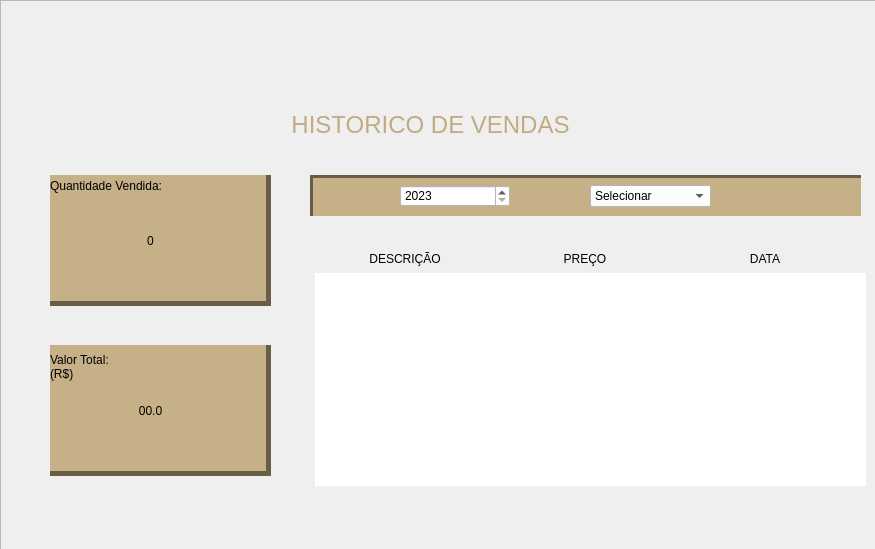
<?xml version="1.0" encoding="UTF-8"?>
<ui version="4.0">
 <class>Form</class>
 <widget class="QWidget" name="Form">
  <property name="geometry">
   <rect>
    <x>0</x>
    <y>0</y>
    <width>875</width>
    <height>549</height>
   </rect>
  </property>
  <property name="minimumSize">
   <size>
    <width>875</width>
    <height>549</height>
   </size>
  </property>
  <property name="maximumSize">
   <size>
    <width>875</width>
    <height>549</height>
   </size>
  </property>
  <property name="windowTitle">
   <string>Form</string>
  </property>
  <widget class="QFrame" name="frame">
   <property name="geometry">
    <rect>
     <x>0</x>
     <y>0</y>
     <width>881</width>
     <height>551</height>
    </rect>
   </property>
   <property name="minimumSize">
    <size>
     <width>881</width>
     <height>551</height>
    </size>
   </property>
   <property name="maximumSize">
    <size>
     <width>881</width>
     <height>551</height>
    </size>
   </property>
   <property name="styleSheet">
    <string notr="true">background-color: qlineargradient(spread:reflect, x1:1, y1:0.000227273, x2:1, y2:1, stop:0 rgba(0, 0, 0, 255), stop:0.605263 rgba(198, 176, 135, 255));
</string>
   </property>
   <property name="frameShape">
    <enum>QFrame::StyledPanel</enum>
   </property>
   <property name="frameShadow">
    <enum>QFrame::Raised</enum>
   </property>
   <widget class="QLabel" name="label">
    <property name="geometry">
     <rect>
      <x>50</x>
      <y>175</y>
      <width>221</width>
      <height>131</height>
     </rect>
    </property>
    <property name="styleSheet">
     <string notr="true">background-color: rgb(198, 176, 135);
border-right: 5 solid rgba(0, 0, 0, 120);
border-bottom: 5 solid rgba(0, 0, 0, 120);

</string>
    </property>
    <property name="text">
     <string/>
    </property>
    <property name="alignment">
     <set>Qt::AlignCenter</set>
    </property>
   </widget>
   <widget class="QLabel" name="label_2">
    <property name="geometry">
     <rect>
      <x>50</x>
      <y>175</y>
      <width>201</width>
      <height>21</height>
     </rect>
    </property>
    <property name="styleSheet">
     <string notr="true">algnment: center;
background:rgba(198, 176, 135, 0);
font: 81 11pt &quot;Rockwell Extra Bold&quot;;</string>
    </property>
    <property name="text">
     <string>Quantidade Vendida:</string>
    </property>
   </widget>
   <widget class="QLabel" name="label_3">
    <property name="geometry">
     <rect>
      <x>50</x>
      <y>345</y>
      <width>221</width>
      <height>131</height>
     </rect>
    </property>
    <property name="styleSheet">
     <string notr="true">background-color: rgb(198, 176, 135);
border-right: 5 solid rgba(0, 0, 0, 120);
border-bottom: 5 solid rgba(0, 0, 0, 120);

</string>
    </property>
    <property name="text">
     <string/>
    </property>
    <property name="alignment">
     <set>Qt::AlignCenter</set>
    </property>
   </widget>
   <widget class="QLabel" name="label_4">
    <property name="geometry">
     <rect>
      <x>50</x>
      <y>345</y>
      <width>89</width>
      <height>43</height>
     </rect>
    </property>
    <property name="styleSheet">
     <string notr="true">algnment: center;
pedding-left: 30;
background:rgba(198, 176, 135, 0);
font: 81 11pt &quot;Rockwell Extra Bold&quot;;</string>
    </property>
    <property name="text">
     <string>Valor Total: 
(R$)</string>
    </property>
   </widget>
   <widget class="QPushButton" name="pushButton">
    <property name="geometry">
     <rect>
      <x>770</x>
      <y>180</y>
      <width>35</width>
      <height>27</height>
     </rect>
    </property>
    <property name="styleSheet">
     <string notr="true">QPushButton {
	color: rgb(255, 255, 255);
	border-radius: 10;
	
	image: url(:/imgs/icons/1608826_search_icon.png);
	background-color: rgb(0,255,0, 0);

	color: rgb(192, 171, 131);
	font: 81 7pt &quot;Rockwell Extra Bold&quot;;
}

QPushButton:pressed {
	background-color: rgb(0, 0, 0, 0.7);


}
</string>
    </property>
    <property name="text">
     <string/>
    </property>
   </widget>
   <widget class="QComboBox" name="comboBox">
    <property name="geometry">
     <rect>
      <x>590</x>
      <y>185</y>
      <width>121</width>
      <height>22</height>
     </rect>
    </property>
    <property name="styleSheet">
     <string notr="true">background-color: rgb(255, 255, 255);</string>
    </property>
    <item>
     <property name="text">
      <string>Selecionar</string>
     </property>
    </item>
    <item>
     <property name="text">
      <string>Janeiro</string>
     </property>
    </item>
    <item>
     <property name="text">
      <string>Fervereiro</string>
     </property>
    </item>
    <item>
     <property name="text">
      <string>Março</string>
     </property>
    </item>
    <item>
     <property name="text">
      <string>Abril</string>
     </property>
    </item>
    <item>
     <property name="text">
      <string>Maio</string>
     </property>
    </item>
    <item>
     <property name="text">
      <string>Junho</string>
     </property>
    </item>
    <item>
     <property name="text">
      <string>Julho</string>
     </property>
    </item>
    <item>
     <property name="text">
      <string>Agosto</string>
     </property>
    </item>
    <item>
     <property name="text">
      <string>Setembro</string>
     </property>
    </item>
    <item>
     <property name="text">
      <string>Outubro</string>
     </property>
    </item>
    <item>
     <property name="text">
      <string>Novembro</string>
     </property>
    </item>
    <item>
     <property name="text">
      <string>Dezembro</string>
     </property>
    </item>
   </widget>
   <widget class="QDateEdit" name="dateEdit">
    <property name="geometry">
     <rect>
      <x>400</x>
      <y>185</y>
      <width>110</width>
      <height>22</height>
     </rect>
    </property>
    <property name="styleSheet">
     <string notr="true">background-color: rgb(255, 255, 255);</string>
    </property>
    <property name="minimumDate">
     <date>
      <year>2023</year>
      <month>1</month>
      <day>1</day>
     </date>
    </property>
    <property name="displayFormat">
     <string>yyyy</string>
    </property>
   </widget>
   <widget class="QLabel" name="label_5">
    <property name="geometry">
     <rect>
      <x>50</x>
      <y>225</y>
      <width>201</width>
      <height>31</height>
     </rect>
    </property>
    <property name="styleSheet">
     <string notr="true">algnment: center;
background:rgba(198, 176, 135, 0);
font: 81 17pt &quot;Rockwell Extra Bold&quot;;</string>
    </property>
    <property name="text">
     <string>0</string>
    </property>
    <property name="alignment">
     <set>Qt::AlignCenter</set>
    </property>
   </widget>
   <widget class="QLabel" name="label_6">
    <property name="geometry">
     <rect>
      <x>50</x>
      <y>395</y>
      <width>201</width>
      <height>31</height>
     </rect>
    </property>
    <property name="styleSheet">
     <string notr="true">algnment: center;
background:rgba(198, 176, 135, 0);
font: 81 17pt &quot;Rockwell Extra Bold&quot;;</string>
    </property>
    <property name="text">
     <string>00.0</string>
    </property>
    <property name="alignment">
     <set>Qt::AlignCenter</set>
    </property>
   </widget>
   <widget class="QLabel" name="label_7">
    <property name="geometry">
     <rect>
      <x>310</x>
      <y>175</y>
      <width>551</width>
      <height>41</height>
     </rect>
    </property>
    <property name="styleSheet">
     <string notr="true">
QLabel {
  background-color: rgb(198, 176, 135);
	font: 81 20pt &quot;Rockwell Extra Bold&quot;;
  	
	border-top: 3px solid rgba(0, 0, 0, 120);
	border-left: 3px solid rgba(0, 0, 0, 120);
}</string>
    </property>
    <property name="text">
     <string/>
    </property>
   </widget>
   <widget class="QTableWidget" name="tableWidget_2">
    <property name="geometry">
     <rect>
      <x>315</x>
      <y>245</y>
      <width>551</width>
      <height>241</height>
     </rect>
    </property>
    <property name="styleSheet">
     <string notr="true">QTableWidget {
    background-color: qlineargradient(spread:reflect, x1:1, y1:0.000227273, x2:1, y2:1, stop:0 rgba(198, 176, 135, 255), stop:0.0157895 rgba(198, 176, 135, 255), stop:0.368421 rgba(125, 111, 85, 255), stop:0.531579 rgba(103, 92, 70, 255), stop:0.878947 rgba(193, 172, 132, 255), stop:1 rgba(99, 88, 67, 255));
    selection-background-color: rgb(198, 176, 135);
    selection-color: black;
    border: none;
font: 81 11pt &quot;Rockwell Extra Bold&quot;;
}

QTableWidget::item:selected {
    background-color: rgb(198, 176, 135);
    color: black;
}

QHeaderView::section {
    background-color: ;
	color: rgb(255, 255, 255);
	color: rgb(158, 140, 108);
    color: black;
    padding: 5px;
    border: none;
}

QTableWidget::horizontalHeader {
    background-color: rgb(226, 201, 155);
	color: rgb(255, 255, 255);
    color: black;
    border: none;
}


QTableWidget QScrollBar:vertical {
    border: none;
    background-color: #f2f2f2;
    width: 10px;
    margin: 0px 0 0px 0;
}




</string>
    </property>
    <property name="horizontalScrollBarPolicy">
     <enum>Qt::ScrollBarAlwaysOff</enum>
    </property>
    <property name="autoScroll">
     <bool>false</bool>
    </property>
    <property name="editTriggers">
     <set>QAbstractItemView::AnyKeyPressed|QAbstractItemView::EditKeyPressed</set>
    </property>
    <property name="selectionBehavior">
     <enum>QAbstractItemView::SelectRows</enum>
    </property>
    <property name="textElideMode">
     <enum>Qt::ElideMiddle</enum>
    </property>
    <property name="horizontalScrollMode">
     <enum>QAbstractItemView::ScrollPerItem</enum>
    </property>
    <property name="showGrid">
     <bool>false</bool>
    </property>
    <property name="rowCount">
     <number>0</number>
    </property>
    <attribute name="horizontalHeaderMinimumSectionSize">
     <number>180</number>
    </attribute>
    <attribute name="horizontalHeaderDefaultSectionSize">
     <number>180</number>
    </attribute>
    <attribute name="verticalHeaderVisible">
     <bool>false</bool>
    </attribute>
    <attribute name="verticalHeaderDefaultSectionSize">
     <number>35</number>
    </attribute>
    <attribute name="verticalHeaderHighlightSections">
     <bool>true</bool>
    </attribute>
    <column>
     <property name="text">
      <string>DESCRIÇÃO</string>
     </property>
    </column>
    <column>
     <property name="text">
      <string>PREÇO</string>
     </property>
    </column>
    <column>
     <property name="text">
      <string>DATA</string>
     </property>
    </column>
   </widget>
   <widget class="QLabel" name="label_12">
    <property name="geometry">
     <rect>
      <x>90</x>
      <y>100</y>
      <width>681</width>
      <height>51</height>
     </rect>
    </property>
    <property name="styleSheet">
     <string notr="true">algnment: center;
font: 81 20pt &quot;Rockwell Extra Bold&quot;;
background:rgba(198, 176, 135, 0);</string>
    </property>
    <property name="text">
     <string>&lt;html&gt;&lt;head/&gt;&lt;body&gt;&lt;p align=&quot;center&quot;&gt;&lt;span style=&quot; font-size:18pt; color:#c0ab83;&quot;&gt;HISTORICO DE VENDAS&lt;/span&gt;&lt;/p&gt;&lt;/body&gt;&lt;/html&gt;</string>
    </property>
    <property name="alignment">
     <set>Qt::AlignCenter</set>
    </property>
   </widget>
   <zorder>label_7</zorder>
   <zorder>label</zorder>
   <zorder>label_2</zorder>
   <zorder>label_3</zorder>
   <zorder>label_4</zorder>
   <zorder>pushButton</zorder>
   <zorder>comboBox</zorder>
   <zorder>dateEdit</zorder>
   <zorder>label_5</zorder>
   <zorder>label_6</zorder>
   <zorder>tableWidget_2</zorder>
   <zorder>label_12</zorder>
  </widget>
 </widget>
 <resources>
  <include location="imgs.qrc"/>
 </resources>
 <connections/>
</ui>
